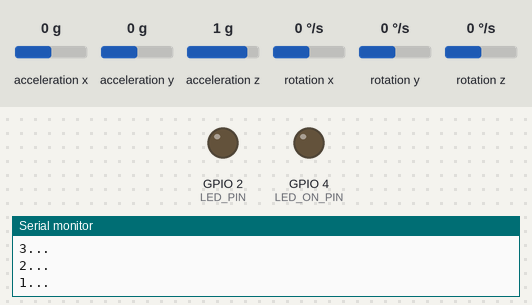
The sketch below on a simulated ESP32. On the bench: output pins drawn as LEDs (lit = HIGH), the last lines printed to the serial monitor. The inputs (shaded band) are chosen by the test bench; at power-on: acceleration x 0 g, acceleration y 0 g, acceleration z 1 g, rotation x 0 °/s, rotation y 0 °/s, rotation z 0 °/s.

Above: at 2.3 s.
At 6.5 s:
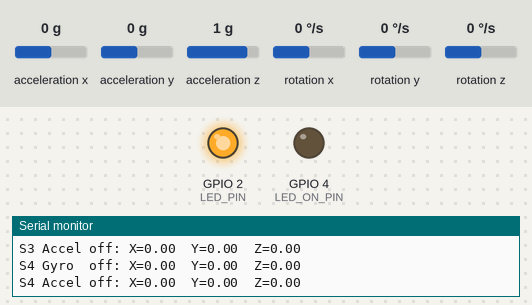
At 7.1 s:
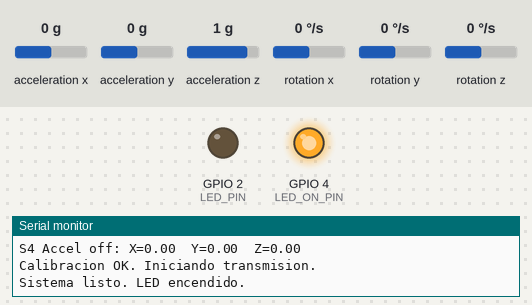
Timing chart, 0 to 8.6 s (numbered marks = the images above):
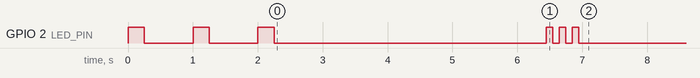

The sketch:

M2_Final.ino
```cpp
// ==========================================
// MAESTRO 2 — 2x MPU6050 + ESP-NOW
// v2.1 — Delay calibracion + accel + gyro
// Sensores: M2_S3 (0x68) y M2_S4 (0x69)
// ==========================================
#include <esp_now.h>
#include <WiFi.h>
#include <Wire.h>
#include <MPU6050.h>

#define MASTER_ID    2
#define SENSOR_ID_A  3        // M2_S3 — AD0 = GND  (0x68)
#define SENSOR_ID_B  4        // M2_S4 — AD0 = VCC  (0x69)
#define LED_PIN      2
#define LED_ON_PIN   4


uint8_t macEsclavo[] = {0xA8, 0x42, 0xE3, 0x5B, 0x24, 0xC8};

typedef struct {
    uint8_t  master_id;
    uint8_t  sensor_id;
    uint32_t timestamp_ms;
    float    accel_x, accel_y, accel_z;
    float    gyro_x,  gyro_y,  gyro_z;
} SensorData;

MPU6050 mpuA(0x68);   // S3 — AD0 = GND
MPU6050 mpuB(0x69);   // S4 — AD0 = VCC

// Offsets giroscopio (raw counts)
float offGxA, offGyA, offGzA;
float offGxB, offGyB, offGzB;

// Offsets acelerometro (raw counts)
float offAxA, offAyA, offAzA;
float offAxB, offAyB, offAzB;

esp_now_peer_info_t peerInfo;
SensorData paquete;

const int   MUESTRAS_CAL = 200;
const float ESCALA_ACCEL = 16384.0;
const float ESCALA_GYRO  = 131.0;

// ── Calibra giroscopio Y acelerómetro ────────────────────────────
void calibrar(MPU6050 &mpu,
              float &ox,  float &oy,  float &oz,
              float &oax, float &oay, float &oaz)
{
    double sGx=0, sGy=0, sGz=0;
    double sAx=0, sAy=0, sAz=0;

    for (int i = 0; i < MUESTRAS_CAL; i++) {
        int16_t ax, ay, az, gx, gy, gz;
        mpu.getMotion6(&ax, &ay, &az, &gx, &gy, &gz);
        sGx += gx; sGy += gy; sGz += gz;
        sAx += ax; sAy += ay; sAz += az;
        delay(5);
    }

    // Gyro: promedio directo
    ox  = sGx / MUESTRAS_CAL;
    oy  = sGy / MUESTRAS_CAL;
    oz  = sGz / MUESTRAS_CAL;

    // Accel X, Y: promedio directo (error de montaje)
    oax = sAx / MUESTRAS_CAL;
    oay = sAy / MUESTRAS_CAL;
    // Accel Z: restar 1g para conservar gravedad
    oaz = (sAz / MUESTRAS_CAL) - ESCALA_ACCEL;
}

void onDataSent(const uint8_t *mac, esp_now_send_status_t status) { }

void setup() {
    Serial.begin(115200);
    pinMode(LED_PIN, OUTPUT);
    pinMode(LED_ON_PIN, OUTPUT);
    digitalWrite(LED_PIN, LOW);
    digitalWrite(LED_ON_PIN, LOW);  // apagado mientras calibra

    Wire.begin();

    mpuA.initialize();
    mpuB.initialize();

    if (!mpuA.testConnection()) Serial.println("MPU S3 no responde!");
    if (!mpuB.testConnection()) Serial.println("MPU S4 no responde!");

    // ── Countdown ────────────────────────────────────────────────
    Serial.println(">>> PON EL DISPOSITIVO EN REPOSO");
    Serial.println(">>> Calibrando en 3 segundos, NO LO MUEVAS...");
    for (int i = 3; i > 0; i--) {
        Serial.print(i); Serial.println("...");
        digitalWrite(LED_PIN, HIGH); delay(250);
        digitalWrite(LED_PIN, LOW);  delay(750);
    }

    // ── Calibración gyro + accel ──────────────────────────────────
    Serial.println("Calibrando S3...");
    calibrar(mpuA, offGxA, offGyA, offGzA, offAxA, offAyA, offAzA);

    Serial.println("Calibrando S4...");
    calibrar(mpuB, offGxB, offGyB, offGzB, offAxB, offAyB, offAzB);

    // Imprimir offsets para verificar
    Serial.printf("S3 Gyro  off: X=%.2f  Y=%.2f  Z=%.2f\n", offGxA, offGyA, offGzA);
    Serial.printf("S3 Accel off: X=%.2f  Y=%.2f  Z=%.2f\n", offAxA, offAyA, offAzA);
    Serial.printf("S4 Gyro  off: X=%.2f  Y=%.2f  Z=%.2f\n", offGxB, offGyB, offGzB);
    Serial.printf("S4 Accel off: X=%.2f  Y=%.2f  Z=%.2f\n", offAxB, offAyB, offAzB);

    // 3 destellos rapidos = calibracion exitosa
    for (int i = 0; i < 3; i++) {
        digitalWrite(LED_PIN, HIGH); delay(100);
        digitalWrite(LED_PIN, LOW);  delay(100);
    }
    Serial.println("Calibracion OK. Iniciando transmision.");

    // ── ESP-NOW ───────────────────────────────────────────────────
    WiFi.mode(WIFI_STA);
    WiFi.disconnect();

    if (esp_now_init() != ESP_OK) {
        Serial.println("Error ESP-NOW");
        return;
    }
    esp_now_register_send_cb(onDataSent);

    memcpy(peerInfo.peer_addr, macEsclavo, 6);
    peerInfo.channel = 0;
    peerInfo.encrypt = false;
    if (esp_now_add_peer(&peerInfo) != ESP_OK) {
        Serial.println("Error agregando peer");
        return;
    }

    // LED de "encendido" fijo al terminar calibración
    digitalWrite(LED_ON_PIN, HIGH);
    Serial.println("Sistema listo. LED encendido.");
}

void enviarSensor(MPU6050 &mpu, uint8_t sensorId,
                  float ox,  float oy,  float oz,
                  float oax, float oay, float oaz)
{
    int16_t ax, ay, az, gx, gy, gz;
    mpu.getMotion6(&ax, &ay, &az, &gx, &gy, &gz);

    paquete.master_id    = MASTER_ID;
    paquete.sensor_id    = sensorId;
    paquete.timestamp_ms = millis();

    // Accel: resta offset y convierte a g
    paquete.accel_x = (ax - oax) / ESCALA_ACCEL;
    paquete.accel_y = (ay - oay) / ESCALA_ACCEL;
    paquete.accel_z = (az - oaz) / ESCALA_ACCEL;

    // Gyro: resta offset y convierte a °/s
    paquete.gyro_x  = (gx - ox) / ESCALA_GYRO;
    paquete.gyro_y  = (gy - oy) / ESCALA_GYRO;
    paquete.gyro_z  = (gz - oz) / ESCALA_GYRO;

    esp_now_send(macEsclavo, (uint8_t *)&paquete, sizeof(paquete));
}

void loop() {
    unsigned long inicio = millis();

    enviarSensor(mpuA, SENSOR_ID_A,
                 offGxA, offGyA, offGzA,
                 offAxA, offAyA, offAzA);

    enviarSensor(mpuB, SENSOR_ID_B,
                 offGxB, offGyB, offGzB,
                 offAxB, offAyB, offAzB);

    // Mantener 50 Hz
    long restante = 20 - (long)(millis() - inicio);
    if (restante > 0) delay(restante);
}
```
